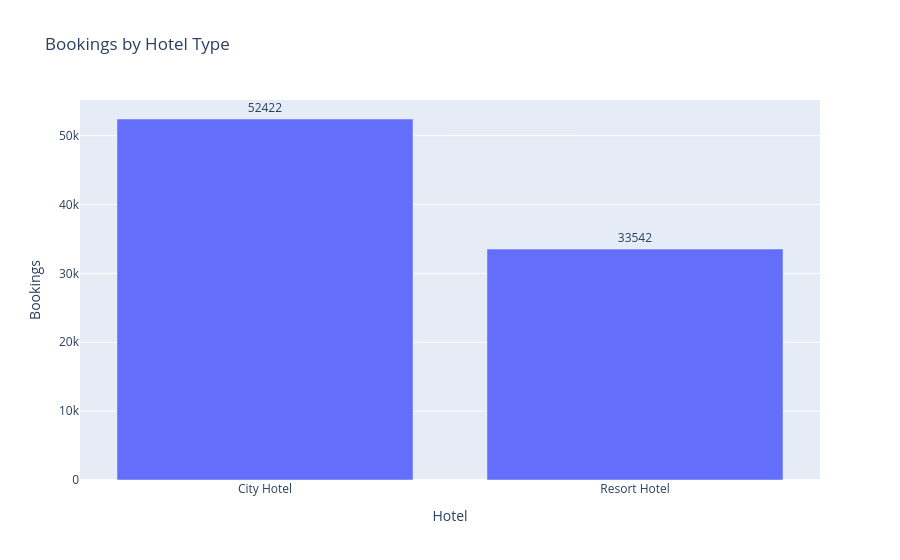

Notebook code for this chart:
### Code cell
fig = px.bar(
    hotel_bookings,
    x="Hotel",
    y="Bookings",
    text="Bookings",
    title="Bookings by Hotel Type"
)

fig.update_traces(
    textposition="outside"
)

fig.show()

### Figure 1 — Plotly figure (JSON) as saved in the notebook; plotly's stock layout.template omitted (floating-point values rounded to 4 significant figures)
{"data": [{"hovertemplate": "Hotel=%{x}<br>Bookings=%{text}<extra></extra>", "legendgroup": "", "marker": {"color": "#636efa", "pattern": {"shape": ""}}, "name": "", "orientation": "v", "showlegend": false, "text": [52420.0, 33540.0], "textposition": "outside", "type": "bar", "x": ["City Hotel", "Resort Hotel"], "xaxis": "x", "y": [52422, 33542], "yaxis": "y"}], "layout": {"barmode": "relative", "legend": {"tracegroupgap": 0}, "title": {"text": "Bookings by Hotel Type"}, "xaxis": {"anchor": "y", "domain": [0, 1], "title": {"text": "Hotel"}}, "yaxis": {"anchor": "x", "domain": [0, 1], "title": {"text": "Bookings"}}}}
